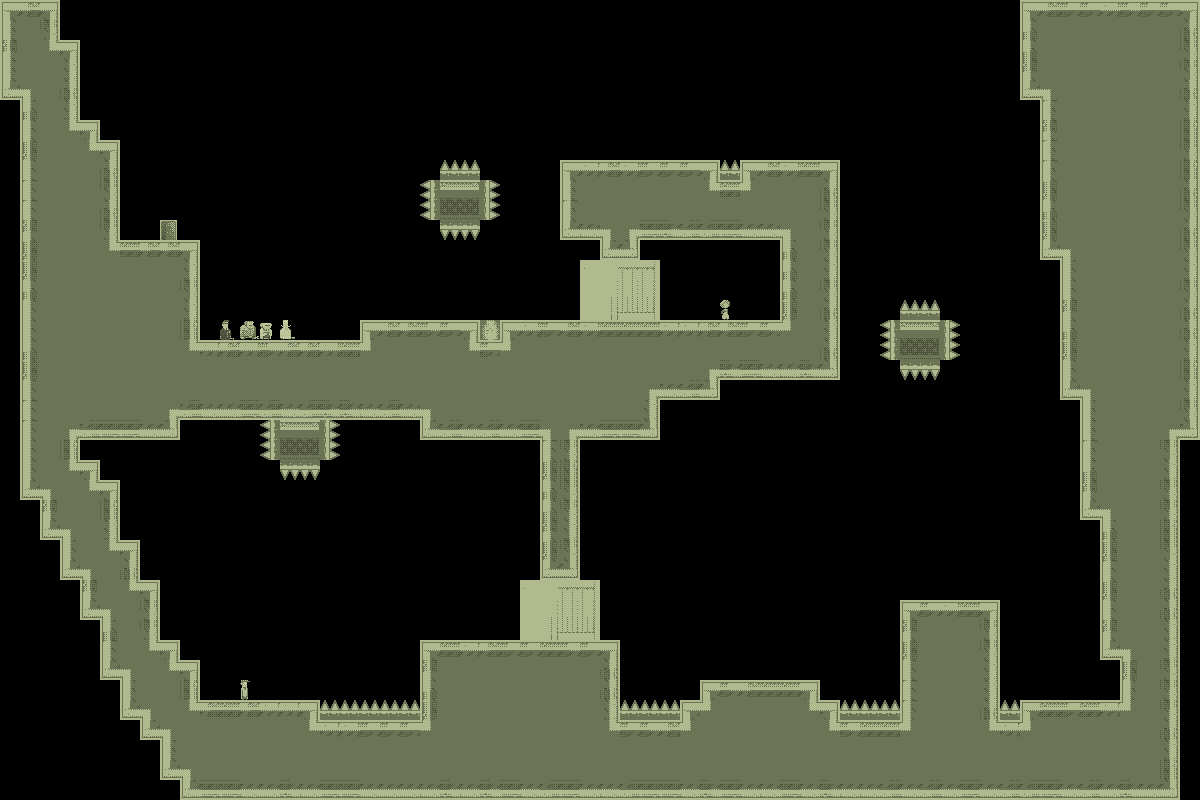

The image is a tile-based game level rendered from a .tmx file. Its description and source (layers, tilesets, objects; grid data summarised) follow:
An orthogonal 60x40 tile map with 20x20 px tiles, 1 tile layer (bg) and 1 object.

<map version="1.0" orientation="orthogonal" width="60" height="40" tilewidth="20" tileheight="20">
 <tileset firstgid="1" name="tiles_sydney" tilewidth="20" tileheight="20">
  <image source="../../../../../SuperLemonadeFactory1989Content/Lemonade/tiles_warehouse.png" width="400" height="400" />
  <terraintypes>
   <terrain name="regularBlocks" tile="-1" />
  </terraintypes>
  <tile id="8" terrain=",,,0" />
  <tile id="9" terrain=",,0,0" />
  <tile id="10" terrain=",,0,0" />
  <tile id="11" terrain=",,0,0" />
  <tile id="12" terrain=",,0,0" />
  <tile id="13" terrain=",,0,0" />
  <tile id="14" terrain=",,0," />
  <tile id="15" terrain="0,0,0," />
  <tile id="16" terrain="0,0,,0" />
  <tile id="28" terrain=",0,,0" />
  <tile id="34" terrain="0,,0," />
  <tile id="35" terrain="0,,0,0" />
  <tile id="36" terrain=",0,0,0" />
  <tile id="48" terrain=",0,,0" />
  <tile id="54" terrain="0,,0," />
  <tile id="68" terrain=",0,,0" />
  <tile id="74" terrain="0,,0," />
  <tile id="88" terrain=",0,,0" />
  <tile id="94" terrain="0,,0," />
  <tile id="108" terrain=",0,,0" />
  <tile id="114" terrain="0,,0," />
  <tile id="128" terrain=",0,," />
  <tile id="129" terrain="0,0,," />
  <tile id="130" terrain="0,0,," />
  <tile id="131" terrain="0,0,," />
  <tile id="132" terrain="0,0,," />
  <tile id="133" terrain="0,0,," />
  <tile id="134" terrain="0,,," />
  <tile id="194" terrain="0,0,0,0" />
  <tile id="356">
   <properties>
    <property name="LargeCrate" value="" />
   </properties>
  </tile>
  <tile id="380">
   <properties>
    <property name="Andre" value="" />
   </properties>
  </tile>
  <tile id="381">
   <properties>
    <property name="Liselot" value="" />
   </properties>
  </tile>
  <tile id="382">
   <properties>
    <property name="Amsterdaam" value="" />
   </properties>
  </tile>
  <tile id="383">
   <properties>
    <property name="Worker" value="" />
   </properties>
  </tile>
  <tile id="384">
   <properties>
    <property name="Inspector" value="" />
   </properties>
  </tile>
  <tile id="385">
   <properties>
    <property name="Chef" value="" />
   </properties>
  </tile>
  <tile id="386">
   <properties>
    <property name="Exit" value="" />
   </properties>
  </tile>
  <tile id="387">
   <properties>
    <property name="Trampoline" value="" />
   </properties>
  </tile>
  <tile id="388">
   <properties>
    <property name="SmallCrate" value="" />
   </properties>
  </tile>
  <tile id="389">
   <properties>
    <property name="SugarBag" value="" />
   </properties>
  </tile>
 </tileset>
 <layer name="bg" width="60" height="40">
  <data>[2400 cells, 1031 non-empty, 57 distinct tile ids]</data>
 </layer>
 <objectgroup name="boxes" width="60" height="40">
  <object x="880" y="180">
   <polyline points="0,0 0,100 100,100 100,180 20,240 100,300 -60,340 -60,380 100,380" />
  </object>
 </objectgroup>
</map>
